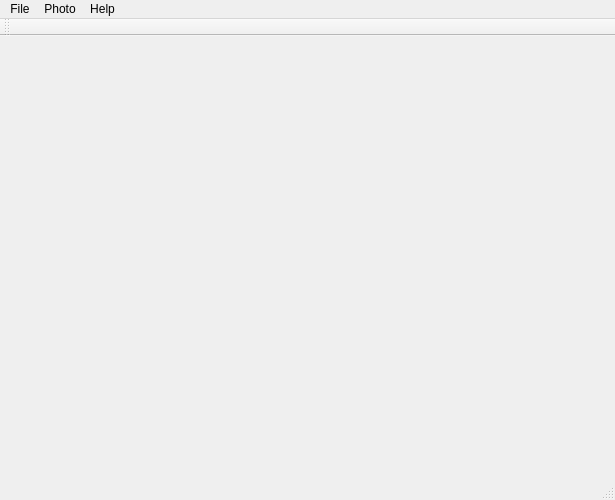
<?xml version="1.0" encoding="UTF-8"?>
<ui version="4.0">
 <class>PhotoWindow</class>
 <widget class="QMainWindow" name="PhotoWindow">
  <property name="geometry">
   <rect>
    <x>0</x>
    <y>0</y>
    <width>615</width>
    <height>500</height>
   </rect>
  </property>
  <property name="minimumSize">
   <size>
    <width>615</width>
    <height>500</height>
   </size>
  </property>
  <property name="acceptDrops">
   <bool>true</bool>
  </property>
  <property name="windowTitle">
   <string notr="true">Advanced Photo</string>
  </property>
  <property name="windowIcon">
   <iconset resource="Icon.qrc">
    <normaloff>:/Icons/Small Icon.png</normaloff>:/Icons/Small Icon.png</iconset>
  </property>
  <property name="iconSize">
   <size>
    <width>32</width>
    <height>32</height>
   </size>
  </property>
  <property name="animated">
   <bool>true</bool>
  </property>
  <widget class="QWidget" name="centralWidget">
   <widget class="QLabel" name="Photo">
    <property name="geometry">
     <rect>
      <x>10</x>
      <y>10</y>
      <width>591</width>
      <height>391</height>
     </rect>
    </property>
    <property name="acceptDrops">
     <bool>true</bool>
    </property>
    <property name="pixmap">
     <pixmap resource="Icon.qrc">:/Icons/Drop EN.png</pixmap>
    </property>
    <property name="scaledContents">
     <bool>false</bool>
    </property>
    <property name="alignment">
     <set>Qt::AlignCenter</set>
    </property>
    <property name="buddy">
     <cstring>Photo</cstring>
    </property>
   </widget>
  </widget>
  <widget class="QMenuBar" name="menuBar">
   <property name="geometry">
    <rect>
     <x>0</x>
     <y>0</y>
     <width>615</width>
     <height>21</height>
    </rect>
   </property>
   <widget class="QMenu" name="menuFile">
    <property name="title">
     <string>File</string>
    </property>
    <addaction name="actionOpen_Photo"/>
    <addaction name="actionClose_Photo"/>
    <addaction name="actionClose_All_Photos"/>
    <addaction name="actionGo_to"/>
    <addaction name="separator"/>
    <addaction name="actionSave"/>
    <addaction name="actionSave_As"/>
    <addaction name="separator"/>
    <addaction name="actionOption"/>
    <addaction name="separator"/>
    <addaction name="actionPrint"/>
    <addaction name="separator"/>
    <addaction name="actionQuit"/>
   </widget>
   <widget class="QMenu" name="menuHelp">
    <property name="title">
     <string>Help</string>
    </property>
    <addaction name="actionHome_Page"/>
    <addaction name="actionAbout"/>
   </widget>
   <widget class="QMenu" name="menuPhoto">
    <property name="title">
     <string>Photo</string>
    </property>
    <widget class="QMenu" name="menuRotate">
     <property name="title">
      <string>Rotate</string>
     </property>
     <addaction name="actionRotateLeft"/>
     <addaction name="actionRotateRight"/>
    </widget>
    <widget class="QMenu" name="menuFlip">
     <property name="title">
      <string>Flip</string>
     </property>
     <addaction name="actionFlip_Horizontal"/>
     <addaction name="actionFlip_Vertical"/>
    </widget>
    <addaction name="actionScreenshot"/>
    <addaction name="actionResize"/>
    <addaction name="menuRotate"/>
    <addaction name="menuFlip"/>
    <addaction name="separator"/>
   </widget>
   <addaction name="menuFile"/>
   <addaction name="menuPhoto"/>
   <addaction name="menuHelp"/>
  </widget>
  <widget class="QToolBar" name="toolBar">
   <property name="contextMenuPolicy">
    <enum>Qt::PreventContextMenu</enum>
   </property>
   <attribute name="toolBarArea">
    <enum>TopToolBarArea</enum>
   </attribute>
   <attribute name="toolBarBreak">
    <bool>false</bool>
   </attribute>
  </widget>
  <widget class="QStatusBar" name="statusBar">
   <property name="statusTip">
    <string/>
   </property>
   <property name="whatsThis">
    <string/>
   </property>
   <property name="accessibleName">
    <string/>
   </property>
  </widget>
  <action name="actionOpen_Photo">
   <property name="icon">
    <iconset resource="Icon.qrc">
     <normaloff>:/Icons/Open Photo.png</normaloff>:/Icons/Open Photo.png</iconset>
   </property>
   <property name="text">
    <string>Open Photo</string>
   </property>
   <property name="shortcut">
    <string notr="true">Ctrl+O</string>
   </property>
  </action>
  <action name="actionQuit">
   <property name="icon">
    <iconset resource="Icon.qrc">
     <normaloff>:/Icons/Quit.png</normaloff>:/Icons/Quit.png</iconset>
   </property>
   <property name="text">
    <string>Quit</string>
   </property>
   <property name="shortcut">
    <string notr="true">Ctrl+Q</string>
   </property>
  </action>
  <action name="actionAbout">
   <property name="icon">
    <iconset resource="Icon.qrc">
     <normaloff>:/Icons/About.png</normaloff>:/Icons/About.png</iconset>
   </property>
   <property name="text">
    <string>About</string>
   </property>
   <property name="shortcut">
    <string notr="true">F1</string>
   </property>
  </action>
  <action name="actionOption">
   <property name="icon">
    <iconset resource="Icon.qrc">
     <normaloff>:/Icons/Option.png</normaloff>:/Icons/Option.png</iconset>
   </property>
   <property name="text">
    <string>Option</string>
   </property>
   <property name="shortcut">
    <string notr="true">Alt+O</string>
   </property>
  </action>
  <action name="actionZoomIN">
   <property name="icon">
    <iconset resource="Icon.qrc">
     <normaloff>:/Icons/Zoom In.png</normaloff>:/Icons/Zoom In.png</iconset>
   </property>
   <property name="text">
    <string>Zoom IN</string>
   </property>
   <property name="toolTip">
    <string>Zoom IN</string>
   </property>
   <property name="shortcut">
    <string notr="true">+</string>
   </property>
  </action>
  <action name="actionZoomOut">
   <property name="icon">
    <iconset resource="Icon.qrc">
     <normaloff>:/Icons/Zoom Out.png</normaloff>:/Icons/Zoom Out.png</iconset>
   </property>
   <property name="text">
    <string>Zoom Out</string>
   </property>
   <property name="toolTip">
    <string>Zoom Out</string>
   </property>
   <property name="shortcut">
    <string notr="true">-</string>
   </property>
  </action>
  <action name="actionZoom1_1">
   <property name="icon">
    <iconset resource="Icon.qrc">
     <normaloff>:/Icons/Zoom 1_1.png</normaloff>:/Icons/Zoom 1_1.png</iconset>
   </property>
   <property name="text">
    <string>1:1</string>
   </property>
   <property name="toolTip">
    <string>1:1</string>
   </property>
   <property name="shortcut">
    <string notr="true">=</string>
   </property>
  </action>
  <action name="actionFitWindow">
   <property name="enabled">
    <bool>true</bool>
   </property>
   <property name="icon">
    <iconset resource="Icon.qrc">
     <normaloff>:/Icons/Zoom Fit Window.png</normaloff>:/Icons/Zoom Fit Window.png</iconset>
   </property>
   <property name="text">
    <string>Fit Window</string>
   </property>
   <property name="toolTip">
    <string>Fit Window</string>
   </property>
   <property name="shortcut">
    <string notr="true"/>
   </property>
  </action>
  <action name="actionNext_Photo">
   <property name="icon">
    <iconset resource="Icon.qrc">
     <normaloff>:/Icons/Next Photo.png</normaloff>:/Icons/Next Photo.png</iconset>
   </property>
   <property name="text">
    <string>Next Photo</string>
   </property>
   <property name="shortcut">
    <string notr="true">Right</string>
   </property>
  </action>
  <action name="actionPrevious_Photo">
   <property name="checkable">
    <bool>false</bool>
   </property>
   <property name="icon">
    <iconset resource="Icon.qrc">
     <normaloff>:/Icons/Previous Photo.png</normaloff>:/Icons/Previous Photo.png</iconset>
   </property>
   <property name="text">
    <string>Previous Photo</string>
   </property>
   <property name="shortcut">
    <string notr="true">Left</string>
   </property>
  </action>
  <action name="actionSlideshow">
   <property name="icon">
    <iconset resource="Icon.qrc">
     <normaloff>:/Icons/Slideshow Start.png</normaloff>:/Icons/Slideshow Start.png</iconset>
   </property>
   <property name="text">
    <string>Slideshow</string>
   </property>
   <property name="toolTip">
    <string>Start Slideshow</string>
   </property>
   <property name="shortcut">
    <string notr="true">Space</string>
   </property>
  </action>
  <action name="actionFullscreen">
   <property name="icon">
    <iconset resource="Icon.qrc">
     <normaloff>:/Icons/Full Screen.png</normaloff>:/Icons/Full Screen.png</iconset>
   </property>
   <property name="text">
    <string>Full Screen</string>
   </property>
   <property name="toolTip">
    <string>Full Screen</string>
   </property>
   <property name="shortcut">
    <string notr="true">Ctrl+F</string>
   </property>
   <property name="visible">
    <bool>true</bool>
   </property>
  </action>
  <action name="actionRotateRight">
   <property name="icon">
    <iconset resource="Icon.qrc">
     <normaloff>:/Icons/Rotate Right.png</normaloff>:/Icons/Rotate Right.png</iconset>
   </property>
   <property name="text">
    <string>Rotate Right</string>
   </property>
   <property name="toolTip">
    <string>Rotate Right</string>
   </property>
   <property name="shortcut">
    <string notr="true">Ctrl+Right</string>
   </property>
  </action>
  <action name="actionRotateLeft">
   <property name="icon">
    <iconset resource="Icon.qrc">
     <normaloff>:/Icons/Rotate Left.png</normaloff>:/Icons/Rotate Left.png</iconset>
   </property>
   <property name="text">
    <string>Rotate Left</string>
   </property>
   <property name="toolTip">
    <string>Rotate Left</string>
   </property>
   <property name="shortcut">
    <string notr="true">Ctrl+Left</string>
   </property>
  </action>
  <action name="actionSave">
   <property name="icon">
    <iconset resource="Icon.qrc">
     <normaloff>:/Icons/Save.png</normaloff>:/Icons/Save.png</iconset>
   </property>
   <property name="text">
    <string>Save</string>
   </property>
   <property name="toolTip">
    <string>Save</string>
   </property>
   <property name="shortcut">
    <string notr="true">Ctrl+S</string>
   </property>
  </action>
  <action name="actionSave_As">
   <property name="enabled">
    <bool>true</bool>
   </property>
   <property name="icon">
    <iconset resource="Icon.qrc">
     <normaloff>:/Icons/Save As.png</normaloff>:/Icons/Save As.png</iconset>
   </property>
   <property name="text">
    <string>Save As</string>
   </property>
   <property name="toolTip">
    <string>Save As</string>
   </property>
   <property name="shortcut">
    <string notr="true">Ctrl+Shift+S</string>
   </property>
  </action>
  <action name="actionResize">
   <property name="icon">
    <iconset resource="Icon.qrc">
     <normaloff>:/Icons/Resize.png</normaloff>:/Icons/Resize.png</iconset>
   </property>
   <property name="text">
    <string>Resize</string>
   </property>
   <property name="shortcut">
    <string notr="true">Ctrl+R</string>
   </property>
  </action>
  <action name="actionFlip_Horizontal">
   <property name="icon">
    <iconset resource="Icon.qrc">
     <normaloff>:/Icons/Flip Horizontal.png</normaloff>:/Icons/Flip Horizontal.png</iconset>
   </property>
   <property name="text">
    <string>Flip Horizontal</string>
   </property>
   <property name="shortcut">
    <string notr="true"/>
   </property>
  </action>
  <action name="actionFlip_Vertical">
   <property name="icon">
    <iconset resource="Icon.qrc">
     <normaloff>:/Icons/Flip Vertical.png</normaloff>:/Icons/Flip Vertical.png</iconset>
   </property>
   <property name="text">
    <string>Flip Vertical</string>
   </property>
   <property name="shortcut">
    <string notr="true"/>
   </property>
  </action>
  <action name="actionPrint">
   <property name="icon">
    <iconset resource="Icon.qrc">
     <normaloff>:/Icons/Print.png</normaloff>:/Icons/Print.png</iconset>
   </property>
   <property name="text">
    <string>Print...</string>
   </property>
   <property name="shortcut">
    <string notr="true">Ctrl+P</string>
   </property>
  </action>
  <action name="actionToolBarMoved">
   <property name="text">
    <string notr="true">ToolBarMoved</string>
   </property>
   <property name="iconText">
    <string notr="true">ToolBarMoved</string>
   </property>
   <property name="toolTip">
    <string notr="true">ToolBarMoved</string>
   </property>
   <property name="shortcut">
    <string notr="true"/>
   </property>
  </action>
  <action name="actionHome_Page">
   <property name="icon">
    <iconset resource="Icon.qrc">
     <normaloff>:/Icons/HomePage.png</normaloff>:/Icons/HomePage.png</iconset>
   </property>
   <property name="text">
    <string>Home Page</string>
   </property>
   <property name="toolTip">
    <string>Home Page</string>
   </property>
   <property name="shortcut">
    <string notr="true">Ctrl+H</string>
   </property>
  </action>
  <action name="actionPhotoInfo">
   <property name="icon">
    <iconset resource="Icon.qrc">
     <normaloff>:/Icons/Photo Info.png</normaloff>:/Icons/Photo Info.png</iconset>
   </property>
   <property name="text">
    <string>Photo Info</string>
   </property>
   <property name="toolTip">
    <string>Photo Info</string>
   </property>
   <property name="shortcut">
    <string notr="true">Ctrl+I</string>
   </property>
  </action>
  <action name="actionScreenshot">
   <property name="icon">
    <iconset resource="Icon.qrc">
     <normaloff>:/Icons/Screenshot.png</normaloff>:/Icons/Screenshot.png</iconset>
   </property>
   <property name="text">
    <string>Screenshot</string>
   </property>
   <property name="shortcut">
    <string notr="true">Alt+S</string>
   </property>
  </action>
  <action name="actionClose_Photo">
   <property name="icon">
    <iconset resource="Icon.qrc">
     <normaloff>:/Icons/Close Photo.png</normaloff>:/Icons/Close Photo.png</iconset>
   </property>
   <property name="text">
    <string>Close Photo</string>
   </property>
   <property name="shortcut">
    <string notr="true">Ctrl+W</string>
   </property>
  </action>
  <action name="actionGo_to">
   <property name="text">
    <string>Go to</string>
   </property>
   <property name="shortcut">
    <string notr="true"/>
   </property>
  </action>
  <action name="actionClose_All_Photos">
   <property name="text">
    <string>Close All Photos</string>
   </property>
   <property name="shortcut">
    <string notr="true">Ctrl+Shift+W</string>
   </property>
  </action>
 </widget>
 <layoutdefault spacing="6" margin="11"/>
 <resources>
  <include location="Icon.qrc"/>
 </resources>
 <connections>
  <connection>
   <sender>toolBar</sender>
   <signal>topLevelChanged(bool)</signal>
   <receiver>actionToolBarMoved</receiver>
   <slot>trigger()</slot>
   <hints>
    <hint type="sourcelabel">
     <x>279</x>
     <y>43</y>
    </hint>
    <hint type="destinationlabel">
     <x>-1</x>
     <y>-1</y>
    </hint>
   </hints>
  </connection>
 </connections>
</ui>
